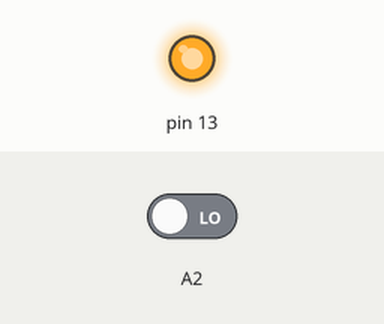
Recording of a sketch running on a simulated Arduino Uno, built with avr-gcc and run on an emulated ATmega328P. Shown: output pins drawn as LEDs (lit = HIGH). The test bench sets the inputs (shaded band); at power-on: A2 LOW.

Above: at 1.2 s.
1.3 s: A2 driven HIGH
At 2.3 s:
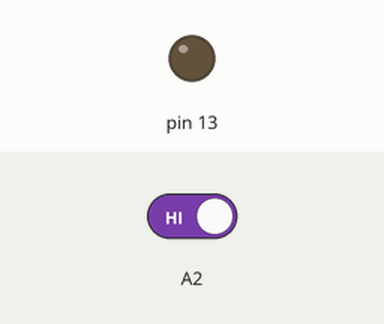
2.8 s: A2 driven LOW
At 3.5 s:
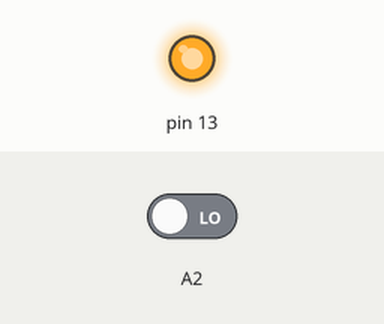
Timing chart, 0 to 5.8 s (numbered marks = the images above; inputs shaded):
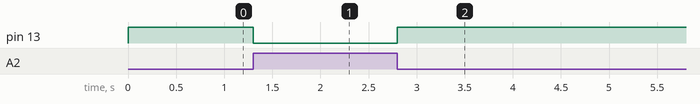

Measured:
- after the input at 1.3 s, pin 13: HIGH → LOW at once
- after the input at 2.8 s, pin 13: LOW → HIGH at once

The sketch:

Digital_Input_01.ino
```cpp
// Code for one switch and an LED
// Wiring:
// - button on Pin A2
// - LED on Pin 13


void setup() {
  pinMode(13, OUTPUT);
  pinMode(A2, INPUT);
}

void loop() {

  int buttonState = digitalRead(A2);

  if (buttonState == HIGH) {
    digitalWrite(13, LOW);
  } else  {
    digitalWrite(13, HIGH);
  }
}
```
